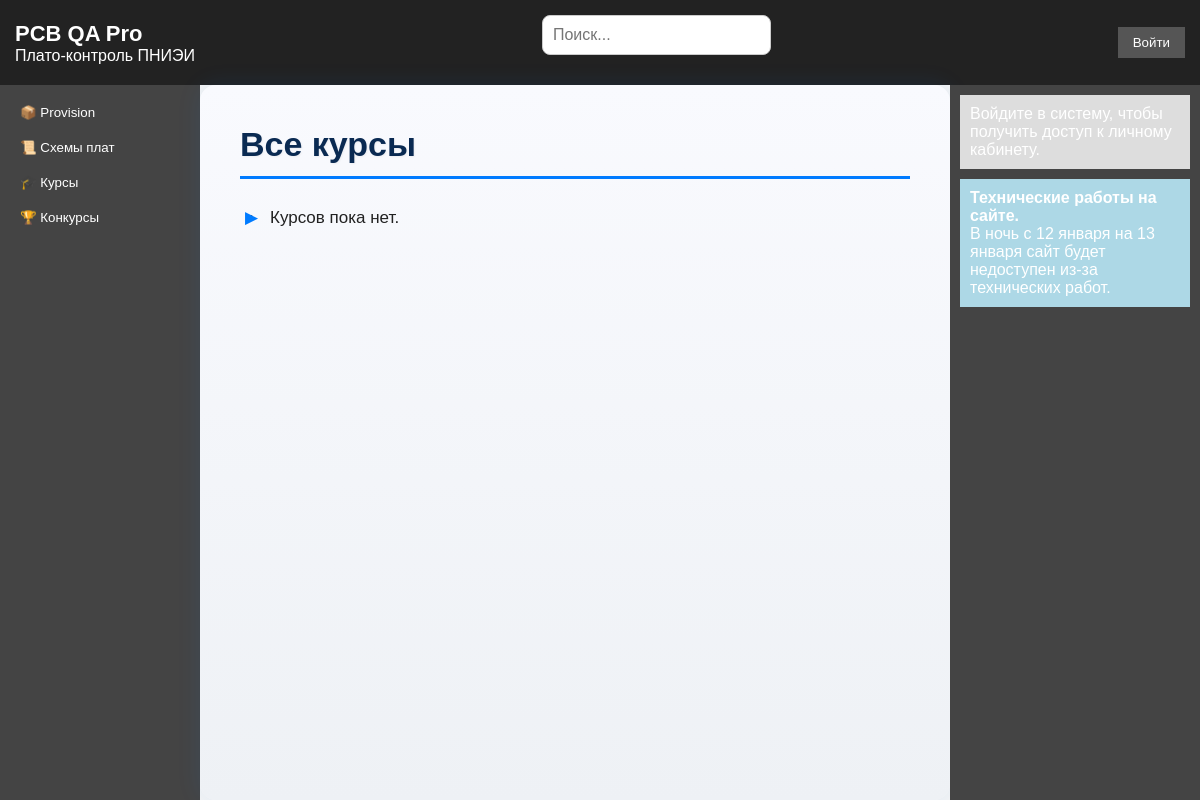
Page /tutorials/ on the earlier database version.
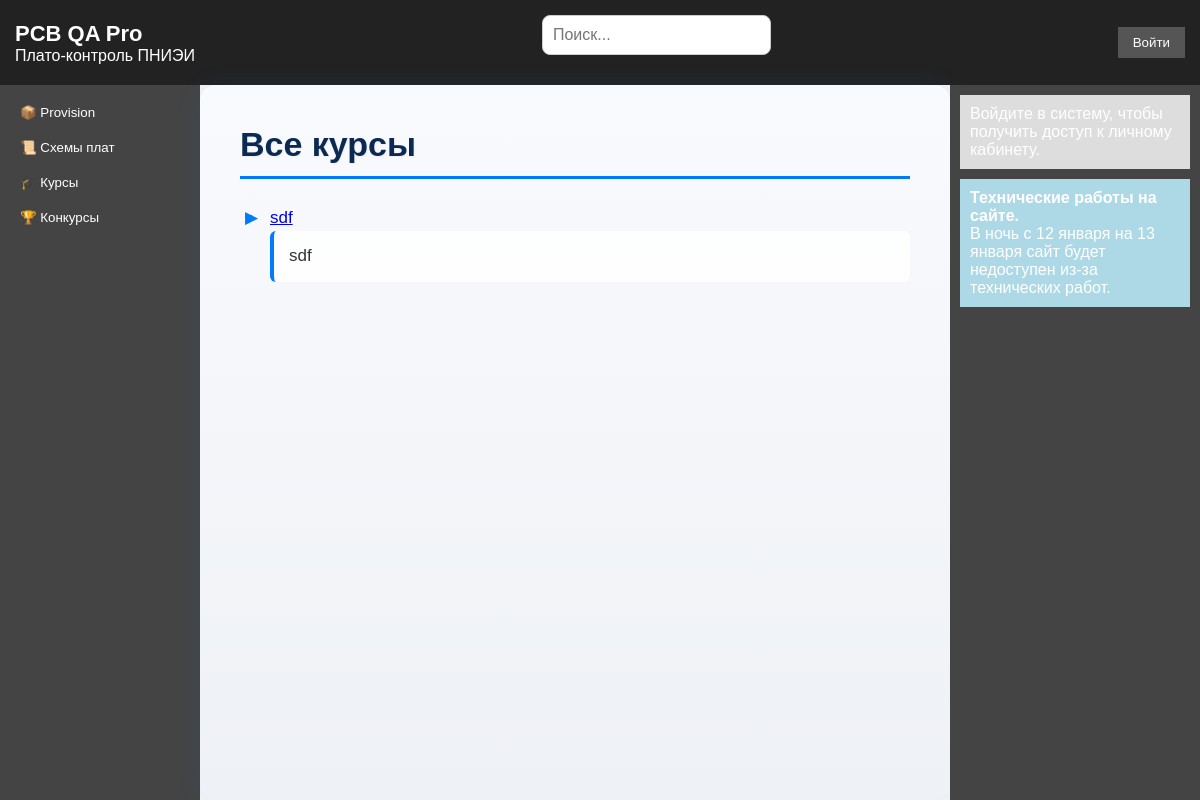
Same page on the later database version.
### education/models.py (models this page shows, shortened)
class Course(models.Model):
    title = models.CharField(max_length=255, verbose_name="Название курса")
    description = models.TextField(verbose_name="Описание курса", blank=True, null=True)
    created_at = models.DateTimeField(auto_now_add=True, verbose_name="Дата создания")
    updated_at = models.DateTimeField(auto_now=True, verbose_name="Дата последнего обновления")
    class Meta:
        verbose_name = "Курс"
        verbose_name_plural = "Курсы"

### education/views.py (the view)
# urls.py: path('tutorials/', views.CourseListView.as_view(), name="tutorials"),
class CourseListView(ListView):
    model = Course
    template_name = 'education/course_list.html'
    context_object_name = 'courses'
    paginate_by = 10
    def get_queryset(self):
        queryset = super().get_queryset()
        query = self.request.GET.get('q')
        if query:
            queryset = queryset.filter(
                Q(title__icontains=query) | Q(description__icontains=query)
            ).distinct()
        return queryset.order_by('title')
    def get_context_data(self, **kwargs):
        context = super().get_context_data(**kwargs)
        context['current_app'] = 'courses'
        return context

### education/templates/education/course_list.html (shortened to what this page needs)
{% extends 'education/main.html' %}
  {% block content %}
<h1>Все курсы</h1>
<ul>
    {% for course in courses %}
        <li>
            <a href="{% url 'education:course_detail' course.pk %}">{{ course.title }}</a>
            <p>{{ course.description }}</p>
        </li>
    {% empty %}
        <li>Курсов пока нет.</li>
    {% endfor %}
</ul>
  {% endblock %}

### education/templates/education/main.html (shortened to what this page needs)
<!DOCTYPE html>
<html lang="ru">
<head>
</head>
<body>
<div class="container">
  <header>
    <div class="logo">
      <a href="{% url 'education:main' %}" style="text-decoration: none; color: inherit;">
        <h1>PCB QA Pro</h1>
        <p>Плато-контроль ПНИЭИ</p>
      </a>
    </div>
    <div class="search">
      <form action="{% if current_app == 'courses' %}{% url 'education:course_list' %}{% elif current_app == 'contests' %}{% url 'education:contest_list' %}{% else %}/{% endif %}"
            method="get">
        <input type="text" name="q" placeholder="Поиск..." value="{{ request.GET.q|default:'' }}">
      </form>
    </div>
    <div class="user">
      {% if user.is_authenticated %}
      <a href="{% url 'education:profile' %}">
        <button>{{ user.username }}</button>
      </a><a href="{% url 'education:logout' %}">
      <button type="submit" class="login-btn" style="margin-left: 10px; background-color: #b33a3a;">Выйти</button>
    </a>
      {% else %}
      <a href="{% url 'education:login' %}">
        <button class="login-btn">Войти</button>
      </a>
      {% endif %}
    </div>
  </header>
  <div class="main-content">
    <nav class="sidebar left">
      <a href="{% url 'education:provision' %}">
        <button>📦 Provision</button>
      </a>
      <a href="{% url 'education:schemes' %}">
        <button>📜 Схемы плат</button>
      </a>
      <a href="{% url 'education:course_list' %}">
        <button>🎓 Курсы</button>
      </a>
      <a href="{% url 'education:contest_list' %}">
        <button>🏆 Конкурсы</button>
      </a>
    </nav>
    <main>
      {% block content %}{% endblock %}
    </main>
    <aside class="sidebar right">
      <div class="login-box">
        Войдите в систему, чтобы получить доступ к личному кабинету.
      </div>
      <div class="alert">
        <strong>Технические работы на сайте.</strong>
        <p>В ночь с 12 января на 13 января сайт будет недоступен из-за технических работ.</p>
      </div>
    </aside>
  </div>
</div>
</body>
</html>

### education/templates/education/main.html (style rules this page uses)
* { margin: 0; padding: 0; box-sizing: border-box; font-family: Arial, sans-serif; }
body { background-color: #eee; }
.container { display: flex; flex-direction: column; height: 100vh; }
header { display: flex; justify-content: space-between; align-items: center; background-color: #222; color: white; padding: 15px; }
.logo h1 { font-size: 22px; }
.search { display: flex; align-items: center; }
.search input { padding: 5px; border: none; border-radius: 3px; }
.login-btn { background-color: #555; color: white; border: none; padding: 8px 15px; cursor: pointer; }
.main-content { display: flex; flex: 1; }
.sidebar { background-color: #444; color: white; width: 200px; display: flex; flex-direction: column; padding: 10px; }
.left button { background: none; color: white; border: none; padding: 10px; text-align: left; cursor: pointer; }
main { flex: 1; padding: 20px; background-color: white; }
.right { width: 250px; padding: 10px; background-color: #444; }
.login-box, .alert { padding: 10px; background-color: #ddd; margin-bottom: 10px; }
.alert { background-color: lightblue; }
body { font-family: Arial, sans-serif; background-color: #f4f4f4; color: #333; margin: 0; padding: 0; }
main { background: linear-gradient(to bottom, #f9fafe, #eef1f5); padding: 40px; border-radius: 16px; box-shadow: 0 0 25px rgba(0, 123, 255, 0.1); font-family: "Segoe UI", sans-serif; animation: fadeIn 0.5s ease-in-out; }
main h1 { font-size: 34px; margin-bottom: 25px; color: #0a2a52; border-bottom: 3px solid #007bff; padding-bottom: 12px; text-shadow: 1px 1px 2px rgba(0,0,0,0.05); }
main p { font-size: 17px; line-height: 1.8; margin-bottom: 15px; color: #333; background-color: #ffffffd1; padding: 10px 15px; border-left: 4px solid #007bff; border-radius: 6px; }
main ul { margin-left: 25px; margin-bottom: 20px; }
main ul li { font-size: 17px; line-height: 1.6; color: #222; padding-left: 5px; position: relative; }
main ul li::before { content: "▶"; position: absolute; left: -20px; color: #007bff; }
input[type="text"], input[type="email"], input[type="password"], textarea { padding: 10px; border-radius: 8px; border: 1px solid #ccc; font-size: 16px; width: 100%; margin-bottom: 15px; transition: 0.3s; }

Differences in the rows shown:
added Course: title "sdf", description "sdf"
Other differences:
text no longer shown: "Курсов пока нет."
